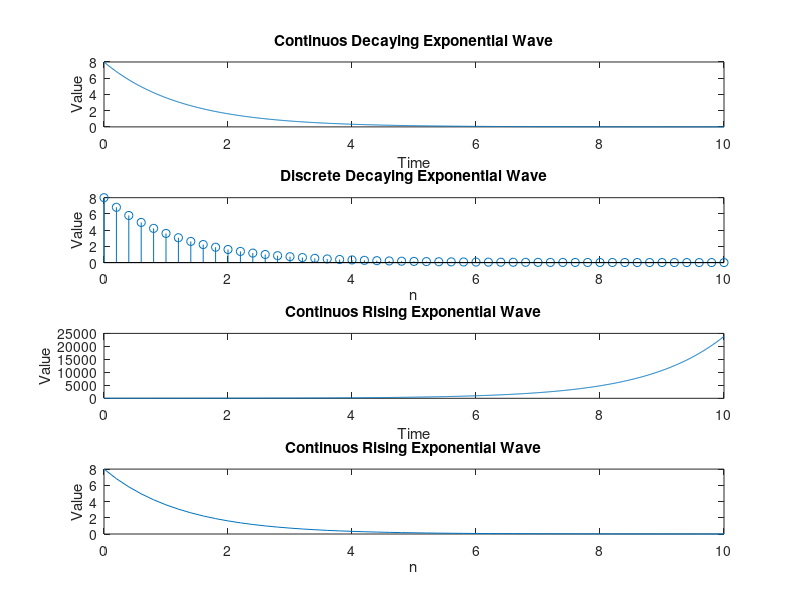

The MATLAB source for this figure:
% Generation of Continuos and Discrete Exponential Signals
clc;

t = 0:0.01:10;
a = 0.8;
y = 8*exp(-a*t);

subplot(4,1,1);
plot(t,y);

xlabel('Time');
ylabel('Value');
title('Continuos Decaying Exponential Wave');

t = 0:0.2:10;
a = 0.8;
y = 8*exp(-a*t);

subplot(4,1,2);
stem(t,y);

xlabel('n');
ylabel('Value');
title('Discrete Decaying Exponential Wave');

t = 0:0.01:10;
a = 0.8;
y = 8*exp(a*t);

subplot(4,1,3);
plot(t,y);

xlabel('Time');
ylabel('Value');
title('Continuos Rising Exponential Wave');

t = 0:0.2:10;
a = 0.8;
y = 8*exp(-a*t);

subplot(4,1,4);
plot(t,y);

xlabel('n');
ylabel('Value');
title('Continuos Rising Exponential Wave');